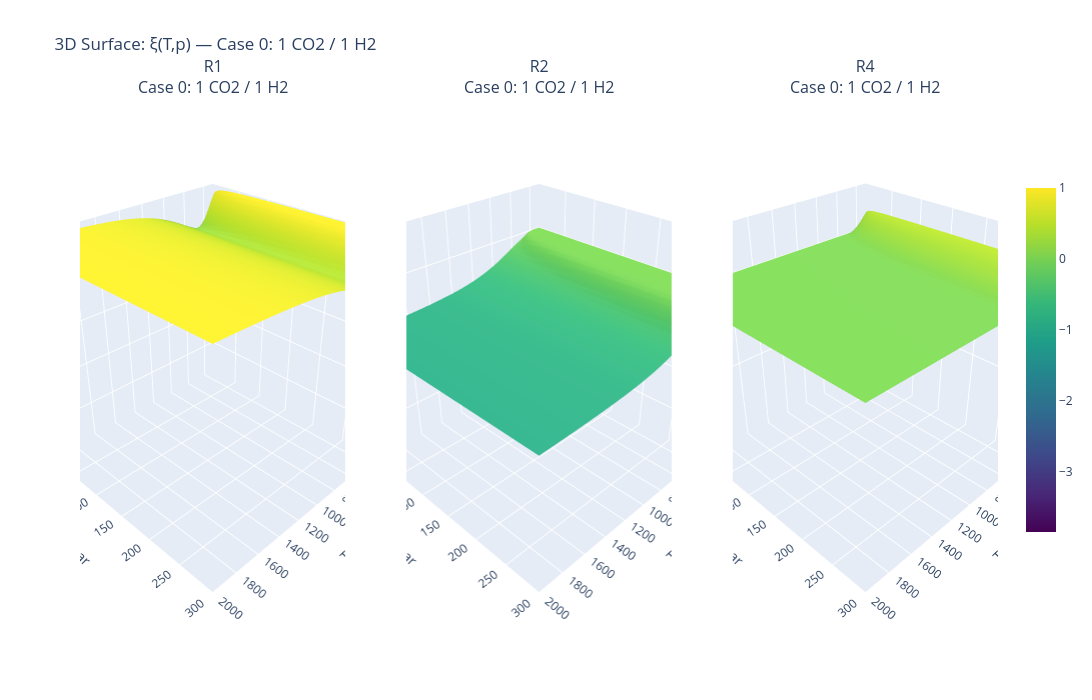
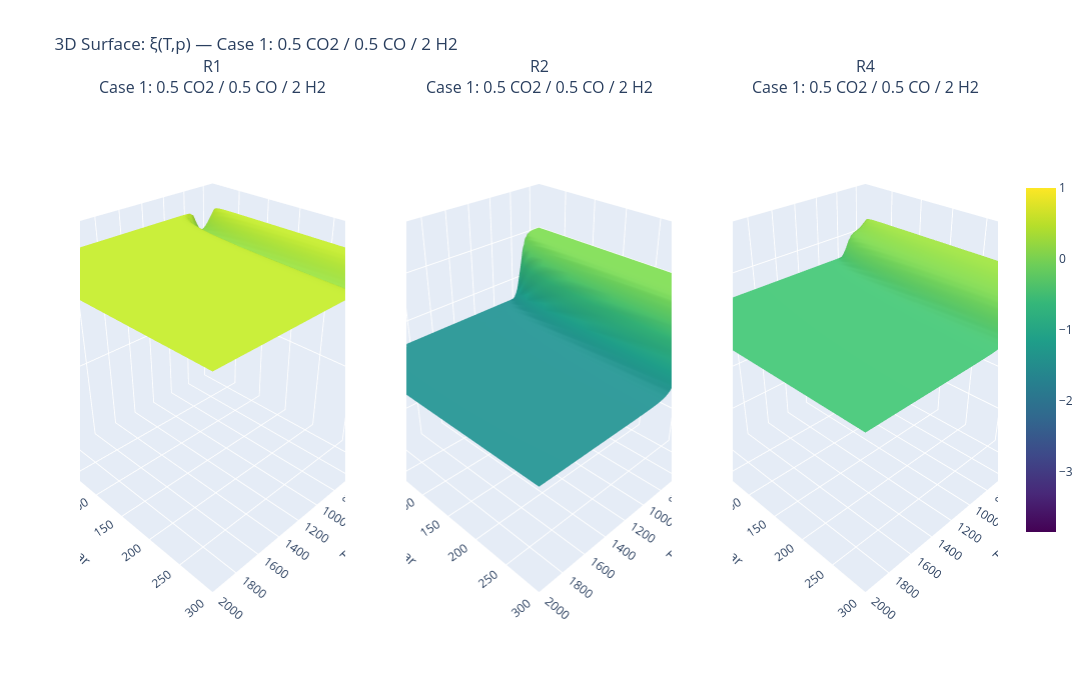
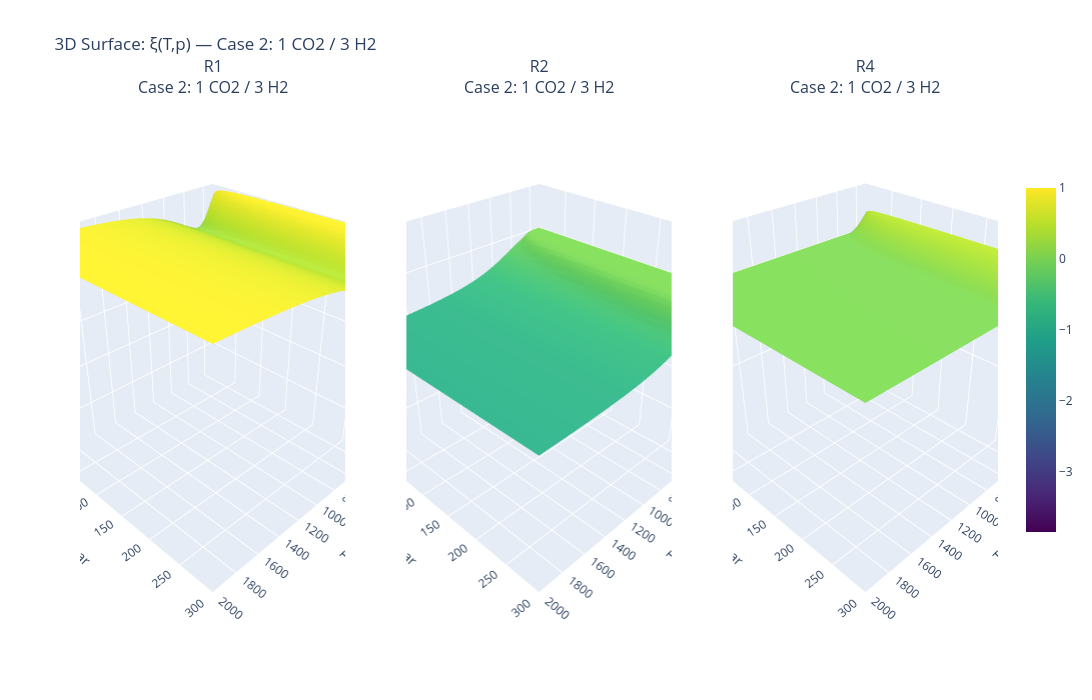
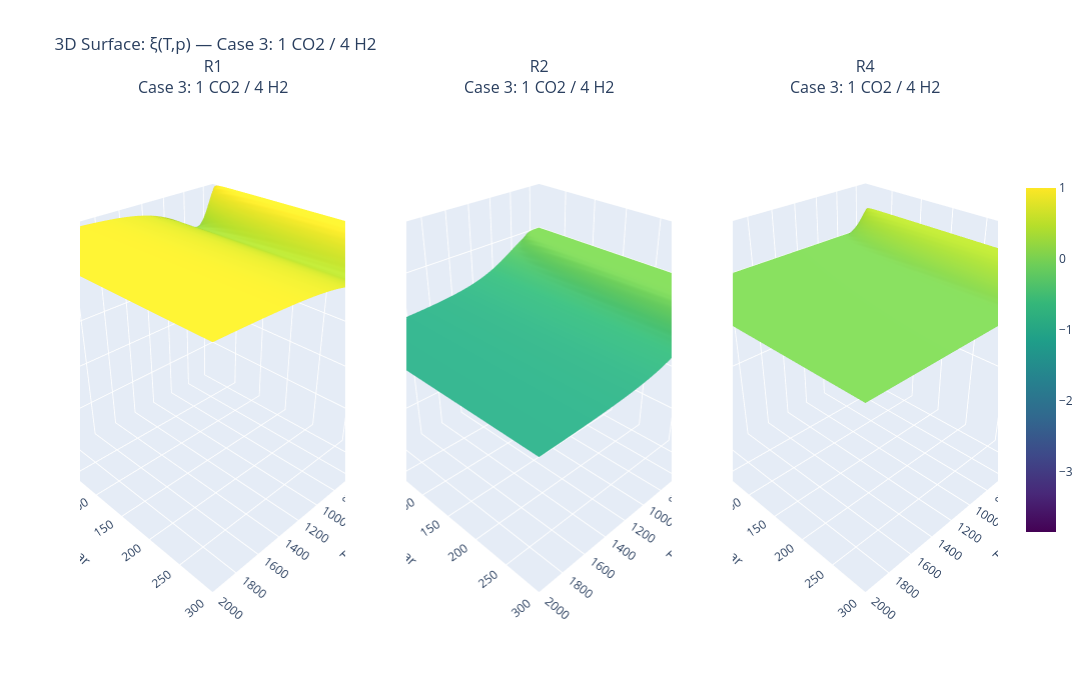

The code cell stored with these charts, in order, in its notebook:
### Markdown cell above
## 6.2. Interactive 3D Mapping Across All Test Cases

To compare the effects of different initial mixtures, interactive 3D surface plots were generated for all  test cases. This expands the previous single case analysis and allows for a direct, side-by-side comparison of how the inlet stoichiometry changes the reaction extents. Finally, these interactive plots allow for precise data extraction across all simulated scenarios, making it easier to determine the optimal operating conditions for various feed mixtures.

### Code cell
import plotly.graph_objects as go
from plotly.subplots import make_subplots

# ====================== Interactive 3D-Surface: ξ(T,p) for all test cases ======================

T_3d = np.linspace(300, 2000, 50)
p_3d = np.logspace(0, np.log10(300), 50)
T_mesh, p_mesh = np.meshgrid(T_3d, p_3d)

n_cases = len(test_cases)

# --- Compute xi_TP for all cases ---
xi_TP_all = np.full((n_cases, 3, len(p_3d), len(T_3d)), np.nan)

for ci, (name, n_in) in enumerate(test_cases):
    for pi, p in enumerate(reversed(p_3d)):
        real_pi = len(p_3d) - 1 - pi

        xi_prev = make_initial_guess(n_in, reaction_indices, reaction_tuples)
        for ti, T in enumerate(reversed(T_3d)):
            real_ti = len(T_3d) - 1 - ti
            xi = safe_solve(n_in, T, p, xi_init=xi_prev, xi_prev=xi_prev)
            if not np.any(np.isnan(xi)):
                xi_prev = xi
                xi_TP_all[ci, :, real_pi, real_ti] = xi

        xi_prev = make_initial_guess(n_in, reaction_indices, reaction_tuples)
        for ti, T in enumerate(T_3d):
            if not np.any(np.isnan(xi_TP_all[ci, :, real_pi, ti])):
                xi_prev = xi_TP_all[ci, :, real_pi, ti]
                continue
            xi = safe_solve(n_in, T, p, xi_init=xi_prev, xi_prev=xi_prev)
            if not np.any(np.isnan(xi)):
                xi_prev = xi
                xi_TP_all[ci, :, real_pi, ti] = xi

    for pi, p in enumerate(p_3d):
        xi_prev = make_initial_guess(n_in, reaction_indices, reaction_tuples)
        for ti, T in enumerate(T_3d):
            if not np.any(np.isnan(xi_TP_all[ci, :, pi, ti])):
                xi_prev = xi_TP_all[ci, :, pi, ti]
                continue
            xi = safe_solve(n_in, T, p, xi_init=xi_prev, xi_prev=xi_prev)
            if not np.any(np.isnan(xi)):
                xi_prev = xi
                xi_TP_all[ci, :, pi, ti] = xi

        xi_prev = make_initial_guess(n_in, reaction_indices, reaction_tuples)
        for ti, T in enumerate(reversed(T_3d)):
            real_ti = len(T_3d) - 1 - ti
            if not np.any(np.isnan(xi_TP_all[ci, :, pi, real_ti])):
                xi_prev = xi_TP_all[ci, :, pi, real_ti]
                continue
            xi = safe_solve(n_in, T, p, xi_init=xi_prev, xi_prev=xi_prev)
            if not np.any(np.isnan(xi)):
                xi_prev = xi
                xi_TP_all[ci, :, pi, real_ti] = xi

# --- Global color scale ---
vmin = np.nanmin(xi_TP_all)
vmax = np.nanmax(xi_TP_all)
zmin = vmin
zmax = vmax

# --- Plot: one figure per case, cols = reactions ---
for ci, (name, n_in) in enumerate(test_cases):
    fig = make_subplots(
        rows=1, cols=3,
        specs=[[{'type': 'surface'}, {'type': 'surface'}, {'type': 'surface'}]],
        subplot_titles=(f'{'R1'}<br>{name}',
                        f'{'R2'}<br>{name}',
                        f'{'R4'}<br>{name}')
    )

    for r_idx in range(3):
        fig.add_trace(
            go.Surface(
                x=T_mesh[0],
                y=p_mesh[:, 0],
                z=xi_TP_all[ci, r_idx],
                colorscale='Viridis',
                cmin=vmin,
                cmax=vmax,
                showscale=(r_idx == 2),
                colorbar=dict(x=1.02, len=0.7) if r_idx == 2 else None,
                name='ξ surface',
                hovertemplate='T: %{x:.0f} K<br>p: %{y:.1f} bar<br>ξ: %{z:.2f} mol/h<extra></extra>'
            ),
            row=1, col=r_idx + 1
        )

    for col in range(1, 4):
        fig.update_scenes(
            xaxis=dict(title='T / K', range=[T_3d.min(), T_3d.max()]),
            yaxis=dict(title='p / bar', range=[p_3d.min(), p_3d.max()]),
            zaxis=dict(title='ξ / mol h⁻¹', range=[zmin, zmax]),
            camera=dict(eye=dict(x=1.5, y=1.5, z=1.3)),
            row=1, col=col
        )

    fig.update_layout(
        title_text=f'3D Surface: ξ(T,p) — {name}',
        width=1800,
        height=700,
        showlegend=False,
        hovermode='closest'
    )

    fig.show()

### Figure 1 — Plotly figure (JSON) as saved in the notebook; plotly's stock layout.template omitted (floating-point values rounded to 4 significant figures; data arrays with more than 128 entries replaced by an {"elided": "..."} marker saying what was removed)
{"data": [{"cmax": 1.0, "cmin": -3.853, "colorscale": [[0, "#440154"], [0.1111, "#482878"], [0.2222, "#3e4989"], [0.3333, "#31688e"], [0.4444, "#26828e"], [0.5556, "#1f9e89"], [0.6667, "#35b779"], [0.7778, "#6ece58"], [0.8889, "#b5de2b"], [1, "#fde725"]], "hovertemplate": "T: %{x:.0f} K<br>p: %{y:.1f} bar<br>ξ: %{z:.2f} mol/h<extra></extra>", "name": "ξ surface", "scene": "scene", "showscale": false, "type": "surface", "x": [300.0, 334.7, 369.4, 404.1, 438.8, 473.5, 508.2, 542.9, 577.6, 612.2, 646.9, 681.6, 716.3, 751.0, 785.7, 820.4, 855.1, 889.8, 924.5, 959.2, 993.9, 1029.0, 1063.0, 1098.0, 1133.0, 1167.0, 1202.0, 1237.0, 1271.0, 1306.0, 1341.0, 1376.0, 1410.0, 1445.0, 1480.0, 1514.0, 1549.0, 1584.0, 1618.0, 1653.0, 1688.0, 1722.0, 1757.0, 1792.0, 1827.0, 1861.0, 1896.0, 1931.0, 1965.0, 2000.0], "y": [1.0, 1.123, 1.262, 1.418, 1.593, 1.79, 2.011, 2.259, 2.538, 2.851, 3.203, 3.598, 4.042, 4.541, 5.102, 5.732, 6.44, 7.235, 8.128, 9.131, 10.26, 11.52, 12.95, 14.55, 16.34, 18.36, 20.62, 23.17, 26.03, 29.24, 32.86, 36.91, 41.47, 46.59, 52.34, 58.8, 66.06, 74.21, 83.37, 93.67, 105.2, 118.2, 132.8, 149.2, 167.6, 188.3, 211.6, 237.7, 267.0, 300.0], "z": {"elided": "50x50 float values"}}, {"cmax": 1.0, "cmin": -3.853, "colorscale": [[0, "#440154"], [0.1111, "#482878"], [0.2222, "#3e4989"], [0.3333, "#31688e"], [0.4444, "#26828e"], [0.5556, "#1f9e89"], [0.6667, "#35b779"], [0.7778, "#6ece58"], [0.8889, "#b5de2b"], [1, "#fde725"]], "hovertemplate": "T: %{x:.0f} K<br>p: %{y:.1f} bar<br>ξ: %{z:.2f} mol/h<extra></extra>", "name": "ξ surface", "scene": "scene2", "showscale": false, "type": "surface", "x": [300.0, 334.7, 369.4, 404.1, 438.8, 473.5, 508.2, 542.9, 577.6, 612.2, 646.9, 681.6, 716.3, 751.0, 785.7, 820.4, 855.1, 889.8, 924.5, 959.2, 993.9, 1029.0, 1063.0, 1098.0, 1133.0, 1167.0, 1202.0, 1237.0, 1271.0, 1306.0, 1341.0, 1376.0, 1410.0, 1445.0, 1480.0, 1514.0, 1549.0, 1584.0, 1618.0, 1653.0, 1688.0, 1722.0, 1757.0, 1792.0, 1827.0, 1861.0, 1896.0, 1931.0, 1965.0, 2000.0], "y": [1.0, 1.123, 1.262, 1.418, 1.593, 1.79, 2.011, 2.259, 2.538, 2.851, 3.203, 3.598, 4.042, 4.541, 5.102, 5.732, 6.44, 7.235, 8.128, 9.131, 10.26, 11.52, 12.95, 14.55, 16.34, 18.36, 20.62, 23.17, 26.03, 29.24, 32.86, 36.91, 41.47, 46.59, 52.34, 58.8, 66.06, 74.21, 83.37, 93.67, 105.2, 118.2, 132.8, 149.2, 167.6, 188.3, 211.6, 237.7, 267.0, 300.0], "z": {"elided": "50x50 float values"}}, {"cmax": 1.0, "cmin": -3.853, "colorbar": {"len": 0.7, "x": 1.02}, "colorscale": [[0, "#440154"], [0.1111, "#482878"], [0.2222, "#3e4989"], [0.3333, "#31688e"], [0.4444, "#26828e"], [0.5556, "#1f9e89"], [0.6667, "#35b779"], [0.7778, "#6ece58"], [0.8889, "#b5de2b"], [1, "#fde725"]], "hovertemplate": "T: %{x:.0f} K<br>p: %{y:.1f} bar<br>ξ: %{z:.2f} mol/h<extra></extra>", "name": "ξ surface", "scene": "scene3", "showscale": true, "type": "surface", "x": [300.0, 334.7, 369.4, 404.1, 438.8, 473.5, 508.2, 542.9, 577.6, 612.2, 646.9, 681.6, 716.3, 751.0, 785.7, 820.4, 855.1, 889.8, 924.5, 959.2, 993.9, 1029.0, 1063.0, 1098.0, 1133.0, 1167.0, 1202.0, 1237.0, 1271.0, 1306.0, 1341.0, 1376.0, 1410.0, 1445.0, 1480.0, 1514.0, 1549.0, 1584.0, 1618.0, 1653.0, 1688.0, 1722.0, 1757.0, 1792.0, 1827.0, 1861.0, 1896.0, 1931.0, 1965.0, 2000.0], "y": [1.0, 1.123, 1.262, 1.418, 1.593, 1.79, 2.011, 2.259, 2.538, 2.851, 3.203, 3.598, 4.042, 4.541, 5.102, 5.732, 6.44, 7.235, 8.128, 9.131, 10.26, 11.52, 12.95, 14.55, 16.34, 18.36, 20.62, 23.17, 26.03, 29.24, 32.86, 36.91, 41.47, 46.59, 52.34, 58.8, 66.06, 74.21, 83.37, 93.67, 105.2, 118.2, 132.8, 149.2, 167.6, 188.3, 211.6, 237.7, 267.0, 300.0], "z": {"elided": "50x50 float values"}}], "layout": {"annotations": [{"font": {"size": 16}, "showarrow": false, "text": "R1<br>Case 0: 1 CO2 / 1 H2", "x": 0.1444, "xanchor": "center", "xref": "paper", "y": 1, "yanchor": "bottom", "yref": "paper"}, {"font": {"size": 16}, "showarrow": false, "text": "R2<br>Case 0: 1 CO2 / 1 H2", "x": 0.5, "xanchor": "center", "xref": "paper", "y": 1, "yanchor": "bottom", "yref": "paper"}, {"font": {"size": 16}, "showarrow": false, "text": "R4<br>Case 0: 1 CO2 / 1 H2", "x": 0.8556, "xanchor": "center", "xref": "paper", "y": 1, "yanchor": "bottom", "yref": "paper"}], "height": 700, "hovermode": "closest", "scene": {"camera": {"eye": {"x": 1.5, "y": 1.5, "z": 1.3}}, "domain": {"x": [0, 0.2889], "y": [0, 1]}, "xaxis": {"range": [300, 2000], "title": {"text": "T / K"}}, "yaxis": {"range": [1, 300.0], "title": {"text": "p / bar"}}, "zaxis": {"range": [-3.853, 1.0], "title": {"text": "ξ / mol h⁻¹"}}}, "scene2": {"camera": {"eye": {"x": 1.5, "y": 1.5, "z": 1.3}}, "domain": {"x": [0.3556, 0.6444], "y": [0, 1]}, "xaxis": {"range": [300, 2000], "title": {"text": "T / K"}}, "yaxis": {"range": [1, 300.0], "title": {"text": "p / bar"}}, "zaxis": {"range": [-3.853, 1.0], "title": {"text": "ξ / mol h⁻¹"}}}, "scene3": {"camera": {"eye": {"x": 1.5, "y": 1.5, "z": 1.3}}, "domain": {"x": [0.7111, 1], "y": [0, 1]}, "xaxis": {"range": [300, 2000], "title": {"text": "T / K"}}, "yaxis": {"range": [1, 300.0], "title": {"text": "p / bar"}}, "zaxis": {"range": [-3.853, 1.0], "title": {"text": "ξ / mol h⁻¹"}}}, "showlegend": false, "title": {"text": "3D Surface: ξ(T,p) — Case 0: 1 CO2 / 1 H2"}, "width": 1800}}

### Figure 2 — Plotly figure (JSON) as saved in the notebook; plotly's stock layout.template omitted (floating-point values rounded to 4 significant figures; data arrays with more than 128 entries replaced by an {"elided": "..."} marker saying what was removed)
{"data": [{"cmax": 1.0, "cmin": -3.853, "colorscale": [[0, "#440154"], [0.1111, "#482878"], [0.2222, "#3e4989"], [0.3333, "#31688e"], [0.4444, "#26828e"], [0.5556, "#1f9e89"], [0.6667, "#35b779"], [0.7778, "#6ece58"], [0.8889, "#b5de2b"], [1, "#fde725"]], "hovertemplate": "T: %{x:.0f} K<br>p: %{y:.1f} bar<br>ξ: %{z:.2f} mol/h<extra></extra>", "name": "ξ surface", "scene": "scene", "showscale": false, "type": "surface", "x": [300.0, 334.7, 369.4, 404.1, 438.8, 473.5, 508.2, 542.9, 577.6, 612.2, 646.9, 681.6, 716.3, 751.0, 785.7, 820.4, 855.1, 889.8, 924.5, 959.2, 993.9, 1029.0, 1063.0, 1098.0, 1133.0, 1167.0, 1202.0, 1237.0, 1271.0, 1306.0, 1341.0, 1376.0, 1410.0, 1445.0, 1480.0, 1514.0, 1549.0, 1584.0, 1618.0, 1653.0, 1688.0, 1722.0, 1757.0, 1792.0, 1827.0, 1861.0, 1896.0, 1931.0, 1965.0, 2000.0], "y": [1.0, 1.123, 1.262, 1.418, 1.593, 1.79, 2.011, 2.259, 2.538, 2.851, 3.203, 3.598, 4.042, 4.541, 5.102, 5.732, 6.44, 7.235, 8.128, 9.131, 10.26, 11.52, 12.95, 14.55, 16.34, 18.36, 20.62, 23.17, 26.03, 29.24, 32.86, 36.91, 41.47, 46.59, 52.34, 58.8, 66.06, 74.21, 83.37, 93.67, 105.2, 118.2, 132.8, 149.2, 167.6, 188.3, 211.6, 237.7, 267.0, 300.0], "z": {"elided": "50x50 float values"}}, {"cmax": 1.0, "cmin": -3.853, "colorscale": [[0, "#440154"], [0.1111, "#482878"], [0.2222, "#3e4989"], [0.3333, "#31688e"], [0.4444, "#26828e"], [0.5556, "#1f9e89"], [0.6667, "#35b779"], [0.7778, "#6ece58"], [0.8889, "#b5de2b"], [1, "#fde725"]], "hovertemplate": "T: %{x:.0f} K<br>p: %{y:.1f} bar<br>ξ: %{z:.2f} mol/h<extra></extra>", "name": "ξ surface", "scene": "scene2", "showscale": false, "type": "surface", "x": [300.0, 334.7, 369.4, 404.1, 438.8, 473.5, 508.2, 542.9, 577.6, 612.2, 646.9, 681.6, 716.3, 751.0, 785.7, 820.4, 855.1, 889.8, 924.5, 959.2, 993.9, 1029.0, 1063.0, 1098.0, 1133.0, 1167.0, 1202.0, 1237.0, 1271.0, 1306.0, 1341.0, 1376.0, 1410.0, 1445.0, 1480.0, 1514.0, 1549.0, 1584.0, 1618.0, 1653.0, 1688.0, 1722.0, 1757.0, 1792.0, 1827.0, 1861.0, 1896.0, 1931.0, 1965.0, 2000.0], "y": [1.0, 1.123, 1.262, 1.418, 1.593, 1.79, 2.011, 2.259, 2.538, 2.851, 3.203, 3.598, 4.042, 4.541, 5.102, 5.732, 6.44, 7.235, 8.128, 9.131, 10.26, 11.52, 12.95, 14.55, 16.34, 18.36, 20.62, 23.17, 26.03, 29.24, 32.86, 36.91, 41.47, 46.59, 52.34, 58.8, 66.06, 74.21, 83.37, 93.67, 105.2, 118.2, 132.8, 149.2, 167.6, 188.3, 211.6, 237.7, 267.0, 300.0], "z": {"elided": "50x50 float values"}}, {"cmax": 1.0, "cmin": -3.853, "colorbar": {"len": 0.7, "x": 1.02}, "colorscale": [[0, "#440154"], [0.1111, "#482878"], [0.2222, "#3e4989"], [0.3333, "#31688e"], [0.4444, "#26828e"], [0.5556, "#1f9e89"], [0.6667, "#35b779"], [0.7778, "#6ece58"], [0.8889, "#b5de2b"], [1, "#fde725"]], "hovertemplate": "T: %{x:.0f} K<br>p: %{y:.1f} bar<br>ξ: %{z:.2f} mol/h<extra></extra>", "name": "ξ surface", "scene": "scene3", "showscale": true, "type": "surface", "x": [300.0, 334.7, 369.4, 404.1, 438.8, 473.5, 508.2, 542.9, 577.6, 612.2, 646.9, 681.6, 716.3, 751.0, 785.7, 820.4, 855.1, 889.8, 924.5, 959.2, 993.9, 1029.0, 1063.0, 1098.0, 1133.0, 1167.0, 1202.0, 1237.0, 1271.0, 1306.0, 1341.0, 1376.0, 1410.0, 1445.0, 1480.0, 1514.0, 1549.0, 1584.0, 1618.0, 1653.0, 1688.0, 1722.0, 1757.0, 1792.0, 1827.0, 1861.0, 1896.0, 1931.0, 1965.0, 2000.0], "y": [1.0, 1.123, 1.262, 1.418, 1.593, 1.79, 2.011, 2.259, 2.538, 2.851, 3.203, 3.598, 4.042, 4.541, 5.102, 5.732, 6.44, 7.235, 8.128, 9.131, 10.26, 11.52, 12.95, 14.55, 16.34, 18.36, 20.62, 23.17, 26.03, 29.24, 32.86, 36.91, 41.47, 46.59, 52.34, 58.8, 66.06, 74.21, 83.37, 93.67, 105.2, 118.2, 132.8, 149.2, 167.6, 188.3, 211.6, 237.7, 267.0, 300.0], "z": {"elided": "50x50 float values"}}], "layout": {"annotations": [{"font": {"size": 16}, "showarrow": false, "text": "R1<br>Case 1: 0.5 CO2 / 0.5 CO / 2 H2", "x": 0.1444, "xanchor": "center", "xref": "paper", "y": 1, "yanchor": "bottom", "yref": "paper"}, {"font": {"size": 16}, "showarrow": false, "text": "R2<br>Case 1: 0.5 CO2 / 0.5 CO / 2 H2", "x": 0.5, "xanchor": "center", "xref": "paper", "y": 1, "yanchor": "bottom", "yref": "paper"}, {"font": {"size": 16}, "showarrow": false, "text": "R4<br>Case 1: 0.5 CO2 / 0.5 CO / 2 H2", "x": 0.8556, "xanchor": "center", "xref": "paper", "y": 1, "yanchor": "bottom", "yref": "paper"}], "height": 700, "hovermode": "closest", "scene": {"camera": {"eye": {"x": 1.5, "y": 1.5, "z": 1.3}}, "domain": {"x": [0, 0.2889], "y": [0, 1]}, "xaxis": {"range": [300, 2000], "title": {"text": "T / K"}}, "yaxis": {"range": [1, 300.0], "title": {"text": "p / bar"}}, "zaxis": {"range": [-3.853, 1.0], "title": {"text": "ξ / mol h⁻¹"}}}, "scene2": {"camera": {"eye": {"x": 1.5, "y": 1.5, "z": 1.3}}, "domain": {"x": [0.3556, 0.6444], "y": [0, 1]}, "xaxis": {"range": [300, 2000], "title": {"text": "T / K"}}, "yaxis": {"range": [1, 300.0], "title": {"text": "p / bar"}}, "zaxis": {"range": [-3.853, 1.0], "title": {"text": "ξ / mol h⁻¹"}}}, "scene3": {"camera": {"eye": {"x": 1.5, "y": 1.5, "z": 1.3}}, "domain": {"x": [0.7111, 1], "y": [0, 1]}, "xaxis": {"range": [300, 2000], "title": {"text": "T / K"}}, "yaxis": {"range": [1, 300.0], "title": {"text": "p / bar"}}, "zaxis": {"range": [-3.853, 1.0], "title": {"text": "ξ / mol h⁻¹"}}}, "showlegend": false, "title": {"text": "3D Surface: ξ(T,p) — Case 1: 0.5 CO2 / 0.5 CO / 2 H2"}, "width": 1800}}

### Figure 3 — Plotly figure (JSON) as saved in the notebook; plotly's stock layout.template omitted (floating-point values rounded to 4 significant figures; data arrays with more than 128 entries replaced by an {"elided": "..."} marker saying what was removed)
{"data": [{"cmax": 1.0, "cmin": -3.853, "colorscale": [[0, "#440154"], [0.1111, "#482878"], [0.2222, "#3e4989"], [0.3333, "#31688e"], [0.4444, "#26828e"], [0.5556, "#1f9e89"], [0.6667, "#35b779"], [0.7778, "#6ece58"], [0.8889, "#b5de2b"], [1, "#fde725"]], "hovertemplate": "T: %{x:.0f} K<br>p: %{y:.1f} bar<br>ξ: %{z:.2f} mol/h<extra></extra>", "name": "ξ surface", "scene": "scene", "showscale": false, "type": "surface", "x": [300.0, 334.7, 369.4, 404.1, 438.8, 473.5, 508.2, 542.9, 577.6, 612.2, 646.9, 681.6, 716.3, 751.0, 785.7, 820.4, 855.1, 889.8, 924.5, 959.2, 993.9, 1029.0, 1063.0, 1098.0, 1133.0, 1167.0, 1202.0, 1237.0, 1271.0, 1306.0, 1341.0, 1376.0, 1410.0, 1445.0, 1480.0, 1514.0, 1549.0, 1584.0, 1618.0, 1653.0, 1688.0, 1722.0, 1757.0, 1792.0, 1827.0, 1861.0, 1896.0, 1931.0, 1965.0, 2000.0], "y": [1.0, 1.123, 1.262, 1.418, 1.593, 1.79, 2.011, 2.259, 2.538, 2.851, 3.203, 3.598, 4.042, 4.541, 5.102, 5.732, 6.44, 7.235, 8.128, 9.131, 10.26, 11.52, 12.95, 14.55, 16.34, 18.36, 20.62, 23.17, 26.03, 29.24, 32.86, 36.91, 41.47, 46.59, 52.34, 58.8, 66.06, 74.21, 83.37, 93.67, 105.2, 118.2, 132.8, 149.2, 167.6, 188.3, 211.6, 237.7, 267.0, 300.0], "z": {"elided": "50x50 float values"}}, {"cmax": 1.0, "cmin": -3.853, "colorscale": [[0, "#440154"], [0.1111, "#482878"], [0.2222, "#3e4989"], [0.3333, "#31688e"], [0.4444, "#26828e"], [0.5556, "#1f9e89"], [0.6667, "#35b779"], [0.7778, "#6ece58"], [0.8889, "#b5de2b"], [1, "#fde725"]], "hovertemplate": "T: %{x:.0f} K<br>p: %{y:.1f} bar<br>ξ: %{z:.2f} mol/h<extra></extra>", "name": "ξ surface", "scene": "scene2", "showscale": false, "type": "surface", "x": [300.0, 334.7, 369.4, 404.1, 438.8, 473.5, 508.2, 542.9, 577.6, 612.2, 646.9, 681.6, 716.3, 751.0, 785.7, 820.4, 855.1, 889.8, 924.5, 959.2, 993.9, 1029.0, 1063.0, 1098.0, 1133.0, 1167.0, 1202.0, 1237.0, 1271.0, 1306.0, 1341.0, 1376.0, 1410.0, 1445.0, 1480.0, 1514.0, 1549.0, 1584.0, 1618.0, 1653.0, 1688.0, 1722.0, 1757.0, 1792.0, 1827.0, 1861.0, 1896.0, 1931.0, 1965.0, 2000.0], "y": [1.0, 1.123, 1.262, 1.418, 1.593, 1.79, 2.011, 2.259, 2.538, 2.851, 3.203, 3.598, 4.042, 4.541, 5.102, 5.732, 6.44, 7.235, 8.128, 9.131, 10.26, 11.52, 12.95, 14.55, 16.34, 18.36, 20.62, 23.17, 26.03, 29.24, 32.86, 36.91, 41.47, 46.59, 52.34, 58.8, 66.06, 74.21, 83.37, 93.67, 105.2, 118.2, 132.8, 149.2, 167.6, 188.3, 211.6, 237.7, 267.0, 300.0], "z": {"elided": "50x50 float values"}}, {"cmax": 1.0, "cmin": -3.853, "colorbar": {"len": 0.7, "x": 1.02}, "colorscale": [[0, "#440154"], [0.1111, "#482878"], [0.2222, "#3e4989"], [0.3333, "#31688e"], [0.4444, "#26828e"], [0.5556, "#1f9e89"], [0.6667, "#35b779"], [0.7778, "#6ece58"], [0.8889, "#b5de2b"], [1, "#fde725"]], "hovertemplate": "T: %{x:.0f} K<br>p: %{y:.1f} bar<br>ξ: %{z:.2f} mol/h<extra></extra>", "name": "ξ surface", "scene": "scene3", "showscale": true, "type": "surface", "x": [300.0, 334.7, 369.4, 404.1, 438.8, 473.5, 508.2, 542.9, 577.6, 612.2, 646.9, 681.6, 716.3, 751.0, 785.7, 820.4, 855.1, 889.8, 924.5, 959.2, 993.9, 1029.0, 1063.0, 1098.0, 1133.0, 1167.0, 1202.0, 1237.0, 1271.0, 1306.0, 1341.0, 1376.0, 1410.0, 1445.0, 1480.0, 1514.0, 1549.0, 1584.0, 1618.0, 1653.0, 1688.0, 1722.0, 1757.0, 1792.0, 1827.0, 1861.0, 1896.0, 1931.0, 1965.0, 2000.0], "y": [1.0, 1.123, 1.262, 1.418, 1.593, 1.79, 2.011, 2.259, 2.538, 2.851, 3.203, 3.598, 4.042, 4.541, 5.102, 5.732, 6.44, 7.235, 8.128, 9.131, 10.26, 11.52, 12.95, 14.55, 16.34, 18.36, 20.62, 23.17, 26.03, 29.24, 32.86, 36.91, 41.47, 46.59, 52.34, 58.8, 66.06, 74.21, 83.37, 93.67, 105.2, 118.2, 132.8, 149.2, 167.6, 188.3, 211.6, 237.7, 267.0, 300.0], "z": {"elided": "50x50 float values"}}], "layout": {"annotations": [{"font": {"size": 16}, "showarrow": false, "text": "R1<br>Case 2: 1 CO2 / 3 H2", "x": 0.1444, "xanchor": "center", "xref": "paper", "y": 1, "yanchor": "bottom", "yref": "paper"}, {"font": {"size": 16}, "showarrow": false, "text": "R2<br>Case 2: 1 CO2 / 3 H2", "x": 0.5, "xanchor": "center", "xref": "paper", "y": 1, "yanchor": "bottom", "yref": "paper"}, {"font": {"size": 16}, "showarrow": false, "text": "R4<br>Case 2: 1 CO2 / 3 H2", "x": 0.8556, "xanchor": "center", "xref": "paper", "y": 1, "yanchor": "bottom", "yref": "paper"}], "height": 700, "hovermode": "closest", "scene": {"camera": {"eye": {"x": 1.5, "y": 1.5, "z": 1.3}}, "domain": {"x": [0, 0.2889], "y": [0, 1]}, "xaxis": {"range": [300, 2000], "title": {"text": "T / K"}}, "yaxis": {"range": [1, 300.0], "title": {"text": "p / bar"}}, "zaxis": {"range": [-3.853, 1.0], "title": {"text": "ξ / mol h⁻¹"}}}, "scene2": {"camera": {"eye": {"x": 1.5, "y": 1.5, "z": 1.3}}, "domain": {"x": [0.3556, 0.6444], "y": [0, 1]}, "xaxis": {"range": [300, 2000], "title": {"text": "T / K"}}, "yaxis": {"range": [1, 300.0], "title": {"text": "p / bar"}}, "zaxis": {"range": [-3.853, 1.0], "title": {"text": "ξ / mol h⁻¹"}}}, "scene3": {"camera": {"eye": {"x": 1.5, "y": 1.5, "z": 1.3}}, "domain": {"x": [0.7111, 1], "y": [0, 1]}, "xaxis": {"range": [300, 2000], "title": {"text": "T / K"}}, "yaxis": {"range": [1, 300.0], "title": {"text": "p / bar"}}, "zaxis": {"range": [-3.853, 1.0], "title": {"text": "ξ / mol h⁻¹"}}}, "showlegend": false, "title": {"text": "3D Surface: ξ(T,p) — Case 2: 1 CO2 / 3 H2"}, "width": 1800}}

### Figure 4 — Plotly figure (JSON) as saved in the notebook; plotly's stock layout.template omitted (floating-point values rounded to 4 significant figures; data arrays with more than 128 entries replaced by an {"elided": "..."} marker saying what was removed)
{"data": [{"cmax": 1.0, "cmin": -3.853, "colorscale": [[0, "#440154"], [0.1111, "#482878"], [0.2222, "#3e4989"], [0.3333, "#31688e"], [0.4444, "#26828e"], [0.5556, "#1f9e89"], [0.6667, "#35b779"], [0.7778, "#6ece58"], [0.8889, "#b5de2b"], [1, "#fde725"]], "hovertemplate": "T: %{x:.0f} K<br>p: %{y:.1f} bar<br>ξ: %{z:.2f} mol/h<extra></extra>", "name": "ξ surface", "scene": "scene", "showscale": false, "type": "surface", "x": [300.0, 334.7, 369.4, 404.1, 438.8, 473.5, 508.2, 542.9, 577.6, 612.2, 646.9, 681.6, 716.3, 751.0, 785.7, 820.4, 855.1, 889.8, 924.5, 959.2, 993.9, 1029.0, 1063.0, 1098.0, 1133.0, 1167.0, 1202.0, 1237.0, 1271.0, 1306.0, 1341.0, 1376.0, 1410.0, 1445.0, 1480.0, 1514.0, 1549.0, 1584.0, 1618.0, 1653.0, 1688.0, 1722.0, 1757.0, 1792.0, 1827.0, 1861.0, 1896.0, 1931.0, 1965.0, 2000.0], "y": [1.0, 1.123, 1.262, 1.418, 1.593, 1.79, 2.011, 2.259, 2.538, 2.851, 3.203, 3.598, 4.042, 4.541, 5.102, 5.732, 6.44, 7.235, 8.128, 9.131, 10.26, 11.52, 12.95, 14.55, 16.34, 18.36, 20.62, 23.17, 26.03, 29.24, 32.86, 36.91, 41.47, 46.59, 52.34, 58.8, 66.06, 74.21, 83.37, 93.67, 105.2, 118.2, 132.8, 149.2, 167.6, 188.3, 211.6, 237.7, 267.0, 300.0], "z": {"elided": "50x50 float values"}}, {"cmax": 1.0, "cmin": -3.853, "colorscale": [[0, "#440154"], [0.1111, "#482878"], [0.2222, "#3e4989"], [0.3333, "#31688e"], [0.4444, "#26828e"], [0.5556, "#1f9e89"], [0.6667, "#35b779"], [0.7778, "#6ece58"], [0.8889, "#b5de2b"], [1, "#fde725"]], "hovertemplate": "T: %{x:.0f} K<br>p: %{y:.1f} bar<br>ξ: %{z:.2f} mol/h<extra></extra>", "name": "ξ surface", "scene": "scene2", "showscale": false, "type": "surface", "x": [300.0, 334.7, 369.4, 404.1, 438.8, 473.5, 508.2, 542.9, 577.6, 612.2, 646.9, 681.6, 716.3, 751.0, 785.7, 820.4, 855.1, 889.8, 924.5, 959.2, 993.9, 1029.0, 1063.0, 1098.0, 1133.0, 1167.0, 1202.0, 1237.0, 1271.0, 1306.0, 1341.0, 1376.0, 1410.0, 1445.0, 1480.0, 1514.0, 1549.0, 1584.0, 1618.0, 1653.0, 1688.0, 1722.0, 1757.0, 1792.0, 1827.0, 1861.0, 1896.0, 1931.0, 1965.0, 2000.0], "y": [1.0, 1.123, 1.262, 1.418, 1.593, 1.79, 2.011, 2.259, 2.538, 2.851, 3.203, 3.598, 4.042, 4.541, 5.102, 5.732, 6.44, 7.235, 8.128, 9.131, 10.26, 11.52, 12.95, 14.55, 16.34, 18.36, 20.62, 23.17, 26.03, 29.24, 32.86, 36.91, 41.47, 46.59, 52.34, 58.8, 66.06, 74.21, 83.37, 93.67, 105.2, 118.2, 132.8, 149.2, 167.6, 188.3, 211.6, 237.7, 267.0, 300.0], "z": {"elided": "50x50 float values"}}, {"cmax": 1.0, "cmin": -3.853, "colorbar": {"len": 0.7, "x": 1.02}, "colorscale": [[0, "#440154"], [0.1111, "#482878"], [0.2222, "#3e4989"], [0.3333, "#31688e"], [0.4444, "#26828e"], [0.5556, "#1f9e89"], [0.6667, "#35b779"], [0.7778, "#6ece58"], [0.8889, "#b5de2b"], [1, "#fde725"]], "hovertemplate": "T: %{x:.0f} K<br>p: %{y:.1f} bar<br>ξ: %{z:.2f} mol/h<extra></extra>", "name": "ξ surface", "scene": "scene3", "showscale": true, "type": "surface", "x": [300.0, 334.7, 369.4, 404.1, 438.8, 473.5, 508.2, 542.9, 577.6, 612.2, 646.9, 681.6, 716.3, 751.0, 785.7, 820.4, 855.1, 889.8, 924.5, 959.2, 993.9, 1029.0, 1063.0, 1098.0, 1133.0, 1167.0, 1202.0, 1237.0, 1271.0, 1306.0, 1341.0, 1376.0, 1410.0, 1445.0, 1480.0, 1514.0, 1549.0, 1584.0, 1618.0, 1653.0, 1688.0, 1722.0, 1757.0, 1792.0, 1827.0, 1861.0, 1896.0, 1931.0, 1965.0, 2000.0], "y": [1.0, 1.123, 1.262, 1.418, 1.593, 1.79, 2.011, 2.259, 2.538, 2.851, 3.203, 3.598, 4.042, 4.541, 5.102, 5.732, 6.44, 7.235, 8.128, 9.131, 10.26, 11.52, 12.95, 14.55, 16.34, 18.36, 20.62, 23.17, 26.03, 29.24, 32.86, 36.91, 41.47, 46.59, 52.34, 58.8, 66.06, 74.21, 83.37, 93.67, 105.2, 118.2, 132.8, 149.2, 167.6, 188.3, 211.6, 237.7, 267.0, 300.0], "z": {"elided": "50x50 float values"}}], "layout": {"annotations": [{"font": {"size": 16}, "showarrow": false, "text": "R1<br>Case 3: 1 CO2 / 4 H2", "x": 0.1444, "xanchor": "center", "xref": "paper", "y": 1, "yanchor": "bottom", "yref": "paper"}, {"font": {"size": 16}, "showarrow": false, "text": "R2<br>Case 3: 1 CO2 / 4 H2", "x": 0.5, "xanchor": "center", "xref": "paper", "y": 1, "yanchor": "bottom", "yref": "paper"}, {"font": {"size": 16}, "showarrow": false, "text": "R4<br>Case 3: 1 CO2 / 4 H2", "x": 0.8556, "xanchor": "center", "xref": "paper", "y": 1, "yanchor": "bottom", "yref": "paper"}], "height": 700, "hovermode": "closest", "scene": {"camera": {"eye": {"x": 1.5, "y": 1.5, "z": 1.3}}, "domain": {"x": [0, 0.2889], "y": [0, 1]}, "xaxis": {"range": [300, 2000], "title": {"text": "T / K"}}, "yaxis": {"range": [1, 300.0], "title": {"text": "p / bar"}}, "zaxis": {"range": [-3.853, 1.0], "title": {"text": "ξ / mol h⁻¹"}}}, "scene2": {"camera": {"eye": {"x": 1.5, "y": 1.5, "z": 1.3}}, "domain": {"x": [0.3556, 0.6444], "y": [0, 1]}, "xaxis": {"range": [300, 2000], "title": {"text": "T / K"}}, "yaxis": {"range": [1, 300.0], "title": {"text": "p / bar"}}, "zaxis": {"range": [-3.853, 1.0], "title": {"text": "ξ / mol h⁻¹"}}}, "scene3": {"camera": {"eye": {"x": 1.5, "y": 1.5, "z": 1.3}}, "domain": {"x": [0.7111, 1], "y": [0, 1]}, "xaxis": {"range": [300, 2000], "title": {"text": "T / K"}}, "yaxis": {"range": [1, 300.0], "title": {"text": "p / bar"}}, "zaxis": {"range": [-3.853, 1.0], "title": {"text": "ξ / mol h⁻¹"}}}, "showlegend": false, "title": {"text": "3D Surface: ξ(T,p) — Case 3: 1 CO2 / 4 H2"}, "width": 1800}}
